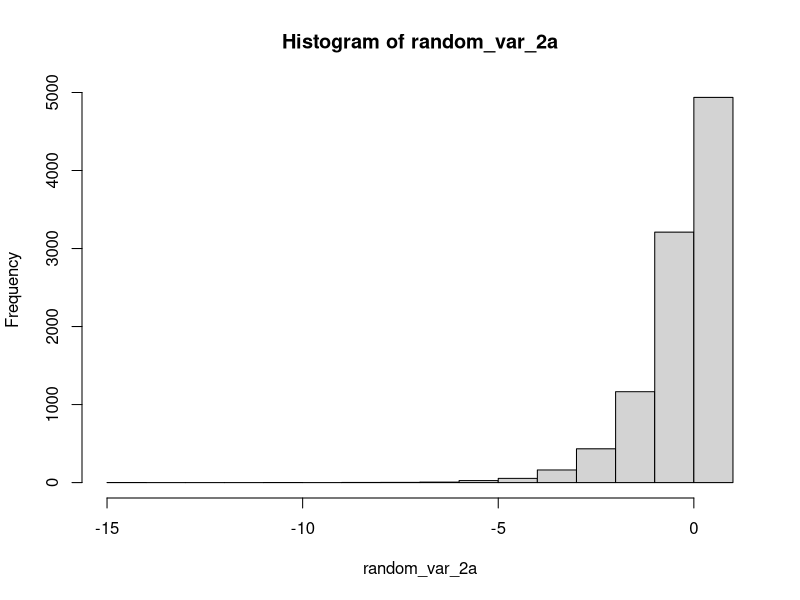

Reproduce this figure in R.
########################## INIT CODE ###########################################
rm(list = ls())

########################## [ 2 a ] #############################################
# We have the function

#$$
# DE(\mu,\lambda) = \frac{\lambda}{2} exp(-\lambda|x-\mu|)
#$$

# Calculate the integral of the function on x to get CDF
# since \mu = 0 and \lambda = 1, we have
# \frac{1}{2} exp(-1|x|)
# since we have a absolute value, we need to split the integral into two parts
# f(x) = 1/2 * exp(-x) for x >= 0
# f(x) = 1/2 * exp(x) for x < 0

#$$
# F(x) = - \frac{1}{2}exp(-x) if x >= 0
# F(x) = \frac{1}{2}exp(x) if x < 0
#$$

# Calculate the inverse function of CDF
#$$
# F^{-1}(y) = log(2y)
# F^{-1}(y) = -log(-2y)
#$$

generate_random_var_2a <- function(n){
  u <- runif(n)
  x1 <-  log(2 * u)
  x2 <-  - log(-2 * u)
  return(c(x1, x2))
}

random_var_2a <- generate_random_var_2a(10000)
hist(random_var_2a)

# Comment on the result

########################## [ 2 b ] #############################################
